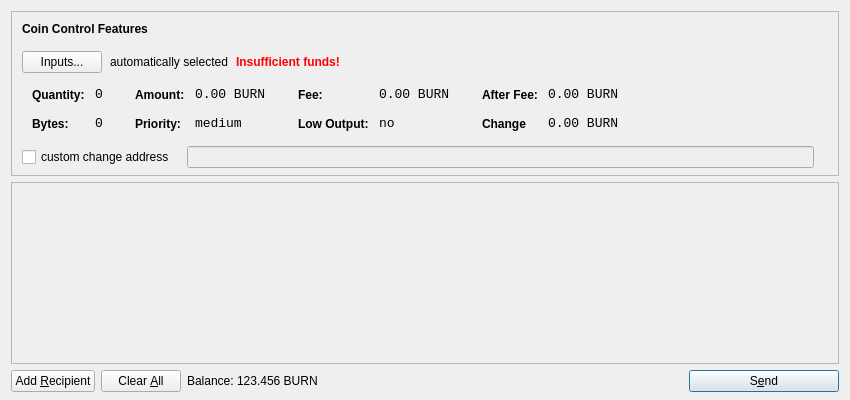
<?xml version="1.0" encoding="UTF-8"?>
<ui version="4.0">
 <class>SendCoinsDialog</class>
 <widget class="QDialog" name="SendCoinsDialog">
  <property name="geometry">
   <rect>
    <x>0</x>
    <y>0</y>
    <width>850</width>
    <height>400</height>
   </rect>
  </property>
  <property name="windowTitle">
   <string>Send Coins</string>
  </property>
  <layout class="QVBoxLayout" name="verticalLayout" stretch="0,1,0">
   <property name="bottomMargin">
    <number>8</number>
   </property>
   <item>
    <widget class="QFrame" name="frameCoinControl">
     <property name="sizePolicy">
      <sizepolicy hsizetype="Expanding" vsizetype="Expanding">
       <horstretch>0</horstretch>
       <verstretch>0</verstretch>
      </sizepolicy>
     </property>
     <property name="maximumSize">
      <size>
       <width>16777215</width>
       <height>16777215</height>
      </size>
     </property>
     <property name="frameShape">
      <enum>QFrame::StyledPanel</enum>
     </property>
     <property name="frameShadow">
      <enum>QFrame::Sunken</enum>
     </property>
     <layout class="QVBoxLayout" name="verticalLayoutCoinControl2">
      <property name="spacing">
       <number>-1</number>
      </property>
      <property name="leftMargin">
       <number>0</number>
      </property>
      <property name="topMargin">
       <number>0</number>
      </property>
      <property name="rightMargin">
       <number>0</number>
      </property>
      <property name="bottomMargin">
       <number>6</number>
      </property>
      <item>
       <layout class="QVBoxLayout" name="verticalLayoutCoinControl" stretch="0,0,0,0,1">
        <property name="spacing">
         <number>0</number>
        </property>
        <property name="leftMargin">
         <number>10</number>
        </property>
        <property name="topMargin">
         <number>10</number>
        </property>
        <item>
         <layout class="QHBoxLayout" name="horizontalLayoutCoinControl1">
          <property name="bottomMargin">
           <number>15</number>
          </property>
          <item>
           <widget class="QLabel" name="labelCoinControlFeatures">
            <property name="sizePolicy">
             <sizepolicy hsizetype="Preferred" vsizetype="Maximum">
              <horstretch>0</horstretch>
              <verstretch>0</verstretch>
             </sizepolicy>
            </property>
            <property name="font">
             <font>
              <weight>75</weight>
              <bold>true</bold>
             </font>
            </property>
            <property name="styleSheet">
             <string notr="true">font-weight:bold;</string>
            </property>
            <property name="text">
             <string>Coin Control Features</string>
            </property>
           </widget>
          </item>
         </layout>
        </item>
        <item>
         <layout class="QHBoxLayout" name="horizontalLayoutCoinControl2" stretch="0,0,0,0">
          <property name="spacing">
           <number>8</number>
          </property>
          <property name="bottomMargin">
           <number>10</number>
          </property>
          <item>
           <widget class="QPushButton" name="pushButtonCoinControl">
            <property name="styleSheet">
             <string notr="true"/>
            </property>
            <property name="text">
             <string>Inputs...</string>
            </property>
           </widget>
          </item>
          <item>
           <widget class="QLabel" name="labelCoinControlAutomaticallySelected">
            <property name="text">
             <string>automatically selected</string>
            </property>
            <property name="margin">
             <number>5</number>
            </property>
           </widget>
          </item>
          <item>
           <widget class="QLabel" name="labelCoinControlInsuffFunds">
            <property name="font">
             <font>
              <weight>75</weight>
              <bold>true</bold>
             </font>
            </property>
            <property name="styleSheet">
             <string notr="true">color:red;font-weight:bold;</string>
            </property>
            <property name="text">
             <string>Insufficient funds!</string>
            </property>
            <property name="margin">
             <number>5</number>
            </property>
           </widget>
          </item>
          <item>
           <spacer name="horizontalSpacerCoinControl">
            <property name="orientation">
             <enum>Qt::Horizontal</enum>
            </property>
            <property name="sizeHint" stdset="0">
             <size>
              <width>40</width>
              <height>1</height>
             </size>
            </property>
           </spacer>
          </item>
         </layout>
        </item>
        <item>
         <widget class="QWidget" name="widgetCoinControl" native="true">
          <property name="sizePolicy">
           <sizepolicy hsizetype="Preferred" vsizetype="Preferred">
            <horstretch>0</horstretch>
            <verstretch>0</verstretch>
           </sizepolicy>
          </property>
          <property name="minimumSize">
           <size>
            <width>0</width>
            <height>0</height>
           </size>
          </property>
          <property name="styleSheet">
           <string notr="true"/>
          </property>
          <layout class="QHBoxLayout" name="horizontalLayoutCoinControl5">
           <property name="margin">
            <number>0</number>
           </property>
           <item>
            <layout class="QHBoxLayout" name="horizontalLayoutCoinControl3" stretch="0,0,0,1">
             <property name="spacing">
              <number>20</number>
             </property>
             <property name="topMargin">
              <number>0</number>
             </property>
             <property name="bottomMargin">
              <number>10</number>
             </property>
             <item>
              <layout class="QFormLayout" name="formLayoutCoinControl1">
               <property name="horizontalSpacing">
                <number>10</number>
               </property>
               <property name="verticalSpacing">
                <number>14</number>
               </property>
               <property name="leftMargin">
                <number>10</number>
               </property>
               <property name="topMargin">
                <number>4</number>
               </property>
               <property name="rightMargin">
                <number>6</number>
               </property>
               <item row="0" column="0">
                <widget class="QLabel" name="labelCoinControlQuantityText">
                 <property name="styleSheet">
                  <string notr="true">font-weight:bold;</string>
                 </property>
                 <property name="text">
                  <string>Quantity:</string>
                 </property>
                 <property name="margin">
                  <number>0</number>
                 </property>
                </widget>
               </item>
               <item row="0" column="1">
                <widget class="QLabel" name="labelCoinControlQuantity">
                 <property name="font">
                  <font>
                   <family>Monospace</family>
                   <pointsize>10</pointsize>
                  </font>
                 </property>
                 <property name="cursor">
                  <cursorShape>IBeamCursor</cursorShape>
                 </property>
                 <property name="contextMenuPolicy">
                  <enum>Qt::ActionsContextMenu</enum>
                 </property>
                 <property name="text">
                  <string>0</string>
                 </property>
                 <property name="margin">
                  <number>0</number>
                 </property>
                 <property name="textInteractionFlags">
                  <set>Qt::LinksAccessibleByMouse|Qt::TextSelectableByKeyboard|Qt::TextSelectableByMouse</set>
                 </property>
                </widget>
               </item>
               <item row="1" column="0">
                <widget class="QLabel" name="labelCoinControlBytesText">
                 <property name="styleSheet">
                  <string notr="true">font-weight:bold;</string>
                 </property>
                 <property name="text">
                  <string>Bytes:</string>
                 </property>
                </widget>
               </item>
               <item row="1" column="1">
                <widget class="QLabel" name="labelCoinControlBytes">
                 <property name="font">
                  <font>
                   <family>Monospace</family>
                   <pointsize>10</pointsize>
                  </font>
                 </property>
                 <property name="cursor">
                  <cursorShape>IBeamCursor</cursorShape>
                 </property>
                 <property name="contextMenuPolicy">
                  <enum>Qt::ActionsContextMenu</enum>
                 </property>
                 <property name="text">
                  <string>0</string>
                 </property>
                 <property name="textInteractionFlags">
                  <set>Qt::LinksAccessibleByMouse|Qt::TextSelectableByKeyboard|Qt::TextSelectableByMouse</set>
                 </property>
                </widget>
               </item>
              </layout>
             </item>
             <item>
              <layout class="QFormLayout" name="formLayoutCoinControl2">
               <property name="horizontalSpacing">
                <number>10</number>
               </property>
               <property name="verticalSpacing">
                <number>14</number>
               </property>
               <property name="leftMargin">
                <number>6</number>
               </property>
               <property name="topMargin">
                <number>4</number>
               </property>
               <property name="rightMargin">
                <number>6</number>
               </property>
               <item row="0" column="0">
                <widget class="QLabel" name="labelCoinControlAmountText">
                 <property name="styleSheet">
                  <string notr="true">font-weight:bold;</string>
                 </property>
                 <property name="text">
                  <string>Amount:</string>
                 </property>
                 <property name="margin">
                  <number>0</number>
                 </property>
                </widget>
               </item>
               <item row="0" column="1">
                <widget class="QLabel" name="labelCoinControlAmount">
                 <property name="font">
                  <font>
                   <family>Monospace</family>
                   <pointsize>10</pointsize>
                  </font>
                 </property>
                 <property name="cursor">
                  <cursorShape>IBeamCursor</cursorShape>
                 </property>
                 <property name="contextMenuPolicy">
                  <enum>Qt::ActionsContextMenu</enum>
                 </property>
                 <property name="text">
                  <string>0.00 BURN</string>
                 </property>
                 <property name="textInteractionFlags">
                  <set>Qt::LinksAccessibleByMouse|Qt::TextSelectableByKeyboard|Qt::TextSelectableByMouse</set>
                 </property>
                </widget>
               </item>
               <item row="1" column="0">
                <widget class="QLabel" name="labelCoinControlPriorityText">
                 <property name="styleSheet">
                  <string notr="true">font-weight:bold;</string>
                 </property>
                 <property name="text">
                  <string>Priority:</string>
                 </property>
                </widget>
               </item>
               <item row="1" column="1">
                <widget class="QLabel" name="labelCoinControlPriority">
                 <property name="font">
                  <font>
                   <family>Monospace</family>
                   <pointsize>10</pointsize>
                  </font>
                 </property>
                 <property name="cursor">
                  <cursorShape>IBeamCursor</cursorShape>
                 </property>
                 <property name="contextMenuPolicy">
                  <enum>Qt::ActionsContextMenu</enum>
                 </property>
                 <property name="text">
                  <string>medium</string>
                 </property>
                 <property name="textInteractionFlags">
                  <set>Qt::LinksAccessibleByMouse|Qt::TextSelectableByKeyboard|Qt::TextSelectableByMouse</set>
                 </property>
                </widget>
               </item>
              </layout>
             </item>
             <item>
              <layout class="QFormLayout" name="formLayoutCoinControl3">
               <property name="horizontalSpacing">
                <number>10</number>
               </property>
               <property name="verticalSpacing">
                <number>14</number>
               </property>
               <property name="leftMargin">
                <number>6</number>
               </property>
               <property name="topMargin">
                <number>4</number>
               </property>
               <property name="rightMargin">
                <number>6</number>
               </property>
               <item row="0" column="0">
                <widget class="QLabel" name="labelCoinControlFeeText">
                 <property name="styleSheet">
                  <string notr="true">font-weight:bold;</string>
                 </property>
                 <property name="text">
                  <string>Fee:</string>
                 </property>
                 <property name="margin">
                  <number>0</number>
                 </property>
                </widget>
               </item>
               <item row="0" column="1">
                <widget class="QLabel" name="labelCoinControlFee">
                 <property name="font">
                  <font>
                   <family>Monospace</family>
                   <pointsize>10</pointsize>
                  </font>
                 </property>
                 <property name="cursor">
                  <cursorShape>IBeamCursor</cursorShape>
                 </property>
                 <property name="contextMenuPolicy">
                  <enum>Qt::ActionsContextMenu</enum>
                 </property>
                 <property name="text">
                  <string>0.00 BURN</string>
                 </property>
                 <property name="textInteractionFlags">
                  <set>Qt::LinksAccessibleByMouse|Qt::TextSelectableByKeyboard|Qt::TextSelectableByMouse</set>
                 </property>
                </widget>
               </item>
               <item row="1" column="0">
                <widget class="QLabel" name="labelCoinControlLowOutputText">
                 <property name="styleSheet">
                  <string notr="true">font-weight:bold;</string>
                 </property>
                 <property name="text">
                  <string>Low Output:</string>
                 </property>
                </widget>
               </item>
               <item row="1" column="1">
                <widget class="QLabel" name="labelCoinControlLowOutput">
                 <property name="font">
                  <font>
                   <family>Monospace</family>
                   <pointsize>10</pointsize>
                  </font>
                 </property>
                 <property name="cursor">
                  <cursorShape>IBeamCursor</cursorShape>
                 </property>
                 <property name="contextMenuPolicy">
                  <enum>Qt::ActionsContextMenu</enum>
                 </property>
                 <property name="text">
                  <string>no</string>
                 </property>
                 <property name="textInteractionFlags">
                  <set>Qt::LinksAccessibleByMouse|Qt::TextSelectableByKeyboard|Qt::TextSelectableByMouse</set>
                 </property>
                </widget>
               </item>
              </layout>
             </item>
             <item>
              <layout class="QFormLayout" name="formLayoutCoinControl4">
               <property name="horizontalSpacing">
                <number>10</number>
               </property>
               <property name="verticalSpacing">
                <number>14</number>
               </property>
               <property name="leftMargin">
                <number>6</number>
               </property>
               <property name="topMargin">
                <number>4</number>
               </property>
               <property name="rightMargin">
                <number>6</number>
               </property>
               <item row="0" column="0">
                <widget class="QLabel" name="labelCoinControlAfterFeeText">
                 <property name="styleSheet">
                  <string notr="true">font-weight:bold;</string>
                 </property>
                 <property name="text">
                  <string>After Fee:</string>
                 </property>
                 <property name="margin">
                  <number>0</number>
                 </property>
                </widget>
               </item>
               <item row="0" column="1">
                <widget class="QLabel" name="labelCoinControlAfterFee">
                 <property name="font">
                  <font>
                   <family>Monospace</family>
                   <pointsize>10</pointsize>
                  </font>
                 </property>
                 <property name="cursor">
                  <cursorShape>IBeamCursor</cursorShape>
                 </property>
                 <property name="contextMenuPolicy">
                  <enum>Qt::ActionsContextMenu</enum>
                 </property>
                 <property name="text">
                  <string>0.00 BURN</string>
                 </property>
                 <property name="textInteractionFlags">
                  <set>Qt::LinksAccessibleByMouse|Qt::TextSelectableByKeyboard|Qt::TextSelectableByMouse</set>
                 </property>
                </widget>
               </item>
               <item row="1" column="0">
                <widget class="QLabel" name="labelCoinControlChangeText">
                 <property name="styleSheet">
                  <string notr="true">font-weight:bold;</string>
                 </property>
                 <property name="text">
                  <string>Change</string>
                 </property>
                </widget>
               </item>
               <item row="1" column="1">
                <widget class="QLabel" name="labelCoinControlChange">
                 <property name="font">
                  <font>
                   <family>Monospace</family>
                   <pointsize>10</pointsize>
                  </font>
                 </property>
                 <property name="cursor">
                  <cursorShape>IBeamCursor</cursorShape>
                 </property>
                 <property name="contextMenuPolicy">
                  <enum>Qt::ActionsContextMenu</enum>
                 </property>
                 <property name="text">
                  <string>0.00 BURN</string>
                 </property>
                 <property name="textInteractionFlags">
                  <set>Qt::LinksAccessibleByMouse|Qt::TextSelectableByKeyboard|Qt::TextSelectableByMouse</set>
                 </property>
                </widget>
               </item>
              </layout>
             </item>
            </layout>
           </item>
          </layout>
         </widget>
        </item>
        <item>
         <layout class="QHBoxLayout" name="horizontalLayoutCoinControl4" stretch="0,0,0">
          <property name="spacing">
           <number>12</number>
          </property>
          <property name="sizeConstraint">
           <enum>QLayout::SetDefaultConstraint</enum>
          </property>
          <property name="topMargin">
           <number>5</number>
          </property>
          <property name="rightMargin">
           <number>5</number>
          </property>
          <item>
           <widget class="QCheckBox" name="checkBoxCoinControlChange">
            <property name="text">
             <string>custom change address</string>
            </property>
           </widget>
          </item>
          <item>
           <widget class="QLineEdit" name="lineEditCoinControlChange">
            <property name="enabled">
             <bool>false</bool>
            </property>
            <property name="sizePolicy">
             <sizepolicy hsizetype="Expanding" vsizetype="Fixed">
              <horstretch>0</horstretch>
              <verstretch>0</verstretch>
             </sizepolicy>
            </property>
           </widget>
          </item>
          <item>
           <widget class="QLabel" name="labelCoinControlChangeLabel">
            <property name="sizePolicy">
             <sizepolicy hsizetype="Preferred" vsizetype="Expanding">
              <horstretch>0</horstretch>
              <verstretch>0</verstretch>
             </sizepolicy>
            </property>
            <property name="minimumSize">
             <size>
              <width>0</width>
              <height>0</height>
             </size>
            </property>
            <property name="text">
             <string/>
            </property>
            <property name="margin">
             <number>3</number>
            </property>
           </widget>
          </item>
         </layout>
        </item>
        <item>
         <spacer name="verticalSpacerCoinControl">
          <property name="orientation">
           <enum>Qt::Vertical</enum>
          </property>
          <property name="sizeHint" stdset="0">
           <size>
            <width>800</width>
            <height>1</height>
           </size>
          </property>
         </spacer>
        </item>
       </layout>
      </item>
     </layout>
    </widget>
   </item>
   <item>
    <widget class="QScrollArea" name="scrollArea">
     <property name="widgetResizable">
      <bool>true</bool>
     </property>
     <widget class="QWidget" name="scrollAreaWidgetContents">
      <property name="geometry">
       <rect>
        <x>0</x>
        <y>0</y>
        <width>830</width>
        <height>165</height>
       </rect>
      </property>
      <layout class="QVBoxLayout" name="verticalLayout_2">
       <property name="margin">
        <number>0</number>
       </property>
       <item>
        <layout class="QVBoxLayout" name="entries">
         <property name="spacing">
          <number>6</number>
         </property>
        </layout>
       </item>
       <item>
        <spacer name="verticalSpacer">
         <property name="orientation">
          <enum>Qt::Vertical</enum>
         </property>
         <property name="sizeHint" stdset="0">
          <size>
           <width>20</width>
           <height>40</height>
          </size>
         </property>
        </spacer>
       </item>
      </layout>
     </widget>
    </widget>
   </item>
   <item>
    <layout class="QHBoxLayout" name="horizontalLayout">
     <item>
      <widget class="QPushButton" name="addButton">
       <property name="toolTip">
        <string>Send to multiple recipients at once</string>
       </property>
       <property name="text">
        <string>Add &amp;Recipient</string>
       </property>
       <property name="icon">
        <iconset resource="../bitcoin.qrc">
         <normaloff>:/icons/add</normaloff>:/icons/add</iconset>
       </property>
       <property name="autoDefault">
        <bool>false</bool>
       </property>
      </widget>
     </item>
     <item>
      <widget class="QPushButton" name="clearButton">
       <property name="sizePolicy">
        <sizepolicy hsizetype="Minimum" vsizetype="Fixed">
         <horstretch>0</horstretch>
         <verstretch>0</verstretch>
        </sizepolicy>
       </property>
       <property name="toolTip">
        <string>Remove all transaction fields</string>
       </property>
       <property name="text">
        <string>Clear &amp;All</string>
       </property>
       <property name="icon">
        <iconset resource="../bitcoin.qrc">
         <normaloff>:/icons/remove</normaloff>:/icons/remove</iconset>
       </property>
       <property name="autoRepeatDelay">
        <number>300</number>
       </property>
       <property name="autoDefault">
        <bool>false</bool>
       </property>
      </widget>
     </item>
     <item>
      <layout class="QHBoxLayout" name="horizontalLayout_2">
       <property name="spacing">
        <number>3</number>
       </property>
       <item>
        <widget class="QLabel" name="label">
         <property name="sizePolicy">
          <sizepolicy hsizetype="Preferred" vsizetype="Fixed">
           <horstretch>0</horstretch>
           <verstretch>0</verstretch>
          </sizepolicy>
         </property>
         <property name="text">
          <string>Balance:</string>
         </property>
        </widget>
       </item>
       <item>
        <widget class="QLabel" name="labelBalance">
         <property name="sizePolicy">
          <sizepolicy hsizetype="Preferred" vsizetype="Fixed">
           <horstretch>0</horstretch>
           <verstretch>0</verstretch>
          </sizepolicy>
         </property>
         <property name="cursor">
          <cursorShape>IBeamCursor</cursorShape>
         </property>
         <property name="text">
          <string>123.456 BURN</string>
         </property>
         <property name="textInteractionFlags">
          <set>Qt::LinksAccessibleByMouse|Qt::TextSelectableByKeyboard|Qt::TextSelectableByMouse</set>
         </property>
        </widget>
       </item>
      </layout>
     </item>
     <item>
      <spacer name="horizontalSpacer">
       <property name="orientation">
        <enum>Qt::Horizontal</enum>
       </property>
       <property name="sizeHint" stdset="0">
        <size>
         <width>40</width>
         <height>20</height>
        </size>
       </property>
      </spacer>
     </item>
     <item>
      <widget class="QPushButton" name="sendButton">
       <property name="minimumSize">
        <size>
         <width>150</width>
         <height>0</height>
        </size>
       </property>
       <property name="toolTip">
        <string>Confirm the send action</string>
       </property>
       <property name="text">
        <string>S&amp;end</string>
       </property>
       <property name="icon">
        <iconset resource="../bitcoin.qrc">
         <normaloff>:/icons/send</normaloff>:/icons/send</iconset>
       </property>
       <property name="default">
        <bool>true</bool>
       </property>
      </widget>
     </item>
    </layout>
   </item>
  </layout>
 </widget>
 <resources>
  <include location="../bitcoin.qrc"/>
 </resources>
 <connections/>
</ui>
